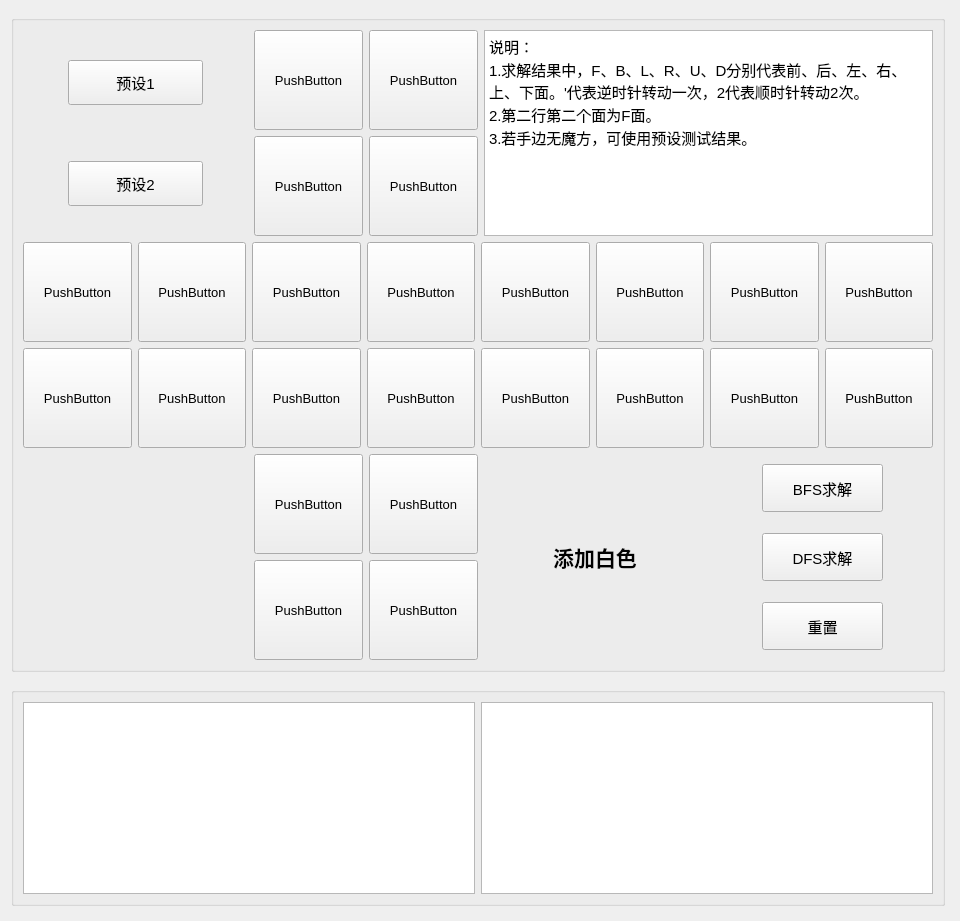
<?xml version="1.0" encoding="UTF-8"?>
<ui version="4.0">
 <class>Form</class>
 <widget class="QWidget" name="Form">
  <property name="geometry">
   <rect>
    <x>0</x>
    <y>0</y>
    <width>960</width>
    <height>921</height>
   </rect>
  </property>
  <property name="sizePolicy">
   <sizepolicy hsizetype="Fixed" vsizetype="Fixed">
    <horstretch>0</horstretch>
    <verstretch>0</verstretch>
   </sizepolicy>
  </property>
  <property name="minimumSize">
   <size>
    <width>960</width>
    <height>921</height>
   </size>
  </property>
  <property name="maximumSize">
   <size>
    <width>960</width>
    <height>921</height>
   </size>
  </property>
  <property name="baseSize">
   <size>
    <width>960</width>
    <height>921</height>
   </size>
  </property>
  <property name="font">
   <font>
    <pointsize>10</pointsize>
   </font>
  </property>
  <property name="cursor">
   <cursorShape>ArrowCursor</cursorShape>
  </property>
  <property name="windowTitle">
   <string>二阶魔方求解器</string>
  </property>
  <property name="styleSheet">
   <string notr="true"/>
  </property>
  <layout class="QVBoxLayout" name="verticalLayout_3" stretch="3,1">
   <property name="spacing">
    <number>15</number>
   </property>
   <property name="topMargin">
    <number>15</number>
   </property>
   <property name="rightMargin">
    <number>15</number>
   </property>
   <property name="bottomMargin">
    <number>15</number>
   </property>
   <item>
    <widget class="QGroupBox" name="groupBox">
     <property name="font">
      <font>
       <pointsize>10</pointsize>
      </font>
     </property>
     <property name="styleSheet">
      <string notr="true"/>
     </property>
     <property name="title">
      <string/>
     </property>
     <layout class="QVBoxLayout" name="verticalLayout">
      <item>
       <layout class="QHBoxLayout" name="horizontalLayout" stretch="1,1,2">
        <item>
         <layout class="QVBoxLayout" name="verticalLayout_4">
          <property name="leftMargin">
           <number>45</number>
          </property>
          <property name="topMargin">
           <number>30</number>
          </property>
          <property name="rightMargin">
           <number>45</number>
          </property>
          <property name="bottomMargin">
           <number>30</number>
          </property>
          <item>
           <widget class="QPushButton" name="preSet_button_2">
            <property name="sizePolicy">
             <sizepolicy hsizetype="Preferred" vsizetype="Preferred">
              <horstretch>0</horstretch>
              <verstretch>0</verstretch>
             </sizepolicy>
            </property>
            <property name="font">
             <font>
              <pointsize>11</pointsize>
             </font>
            </property>
            <property name="cursor">
             <cursorShape>PointingHandCursor</cursorShape>
            </property>
            <property name="styleSheet">
             <string notr="true"/>
            </property>
            <property name="text">
             <string>预设1</string>
            </property>
           </widget>
          </item>
          <item>
           <spacer name="verticalSpacer_3">
            <property name="orientation">
             <enum>Qt::Vertical</enum>
            </property>
            <property name="sizeType">
             <enum>QSizePolicy::Fixed</enum>
            </property>
            <property name="sizeHint" stdset="0">
             <size>
              <width>20</width>
              <height>50</height>
             </size>
            </property>
           </spacer>
          </item>
          <item>
           <widget class="QPushButton" name="preSet_button_1">
            <property name="sizePolicy">
             <sizepolicy hsizetype="Preferred" vsizetype="Preferred">
              <horstretch>0</horstretch>
              <verstretch>0</verstretch>
             </sizepolicy>
            </property>
            <property name="font">
             <font>
              <pointsize>11</pointsize>
             </font>
            </property>
            <property name="cursor">
             <cursorShape>PointingHandCursor</cursorShape>
            </property>
            <property name="text">
             <string>预设2</string>
            </property>
           </widget>
          </item>
         </layout>
        </item>
        <item>
         <layout class="QGridLayout" name="gridLayout" rowstretch="1,1" columnstretch="1,1">
          <item row="0" column="0">
           <widget class="QPushButton" name="button_0">
            <property name="sizePolicy">
             <sizepolicy hsizetype="Expanding" vsizetype="Expanding">
              <horstretch>0</horstretch>
              <verstretch>0</verstretch>
             </sizepolicy>
            </property>
            <property name="cursor">
             <cursorShape>PointingHandCursor</cursorShape>
            </property>
            <property name="text">
             <string>PushButton</string>
            </property>
            <property name="autoDefault">
             <bool>false</bool>
            </property>
           </widget>
          </item>
          <item row="0" column="1">
           <widget class="QPushButton" name="button_1">
            <property name="sizePolicy">
             <sizepolicy hsizetype="Expanding" vsizetype="Expanding">
              <horstretch>0</horstretch>
              <verstretch>0</verstretch>
             </sizepolicy>
            </property>
            <property name="cursor">
             <cursorShape>PointingHandCursor</cursorShape>
            </property>
            <property name="styleSheet">
             <string notr="true"/>
            </property>
            <property name="text">
             <string>PushButton</string>
            </property>
            <property name="autoDefault">
             <bool>false</bool>
            </property>
           </widget>
          </item>
          <item row="1" column="0">
           <widget class="QPushButton" name="button_2">
            <property name="sizePolicy">
             <sizepolicy hsizetype="Expanding" vsizetype="Expanding">
              <horstretch>0</horstretch>
              <verstretch>0</verstretch>
             </sizepolicy>
            </property>
            <property name="cursor">
             <cursorShape>PointingHandCursor</cursorShape>
            </property>
            <property name="text">
             <string>PushButton</string>
            </property>
            <property name="autoDefault">
             <bool>false</bool>
            </property>
           </widget>
          </item>
          <item row="1" column="1">
           <widget class="QPushButton" name="button_3">
            <property name="sizePolicy">
             <sizepolicy hsizetype="Expanding" vsizetype="Expanding">
              <horstretch>0</horstretch>
              <verstretch>0</verstretch>
             </sizepolicy>
            </property>
            <property name="cursor">
             <cursorShape>PointingHandCursor</cursorShape>
            </property>
            <property name="text">
             <string>PushButton</string>
            </property>
            <property name="autoDefault">
             <bool>false</bool>
            </property>
           </widget>
          </item>
         </layout>
        </item>
        <item>
         <widget class="QTextEdit" name="textEdit">
          <property name="readOnly">
           <bool>true</bool>
          </property>
          <property name="html">
           <string>&lt;!DOCTYPE HTML PUBLIC &quot;-//W3C//DTD HTML 4.0//EN&quot; &quot;http://www.w3.org/TR/REC-html40/strict.dtd&quot;&gt;
&lt;html&gt;&lt;head&gt;&lt;meta name=&quot;qrichtext&quot; content=&quot;1&quot; /&gt;&lt;meta charset=&quot;utf-8&quot; /&gt;&lt;style type=&quot;text/css&quot;&gt;
p, li { white-space: pre-wrap; }
hr { height: 1px; border-width: 0; }
li.unchecked::marker { content: &quot;\2610&quot;; }
li.checked::marker { content: &quot;\2612&quot;; }
&lt;/style&gt;&lt;/head&gt;&lt;body style=&quot; font-family:'Sans Serif'; font-size:10pt; font-weight:400; font-style:normal;&quot;&gt;
&lt;p style=&quot; margin-top:0px; margin-bottom:0px; margin-left:0px; margin-right:0px; -qt-block-indent:0; text-indent:0px;&quot;&gt;&lt;span style=&quot; font-family:'Microsoft YaHei UI'; font-size:11pt;&quot;&gt;说明：&lt;/span&gt;&lt;/p&gt;
&lt;p style=&quot; margin-top:0px; margin-bottom:0px; margin-left:0px; margin-right:0px; -qt-block-indent:0; text-indent:0px;&quot;&gt;&lt;span style=&quot; font-family:'Microsoft YaHei UI'; font-size:11pt;&quot;&gt;1.求解结果中，F、B、L、R、U、D分别代表前、后、左、右、上、下面。'代表逆时针转动一次，2代表顺时针转动2次。&lt;/span&gt;&lt;/p&gt;
&lt;p style=&quot; margin-top:0px; margin-bottom:0px; margin-left:0px; margin-right:0px; -qt-block-indent:0; text-indent:0px;&quot;&gt;&lt;span style=&quot; font-family:'Microsoft YaHei UI'; font-size:11pt;&quot;&gt;2.第二行第二个面为F面。&lt;/span&gt;&lt;/p&gt;
&lt;p style=&quot; margin-top:0px; margin-bottom:0px; margin-left:0px; margin-right:0px; -qt-block-indent:0; text-indent:0px;&quot;&gt;&lt;span style=&quot; font-family:'Microsoft YaHei UI'; font-size:11pt;&quot;&gt;3.若手边无魔方，可使用预设测试结果。&lt;/span&gt;&lt;/p&gt;&lt;/body&gt;&lt;/html&gt;</string>
          </property>
         </widget>
        </item>
       </layout>
      </item>
      <item>
       <layout class="QHBoxLayout" name="horizontalLayout_2" stretch="1,1,1,1">
        <item>
         <layout class="QGridLayout" name="gridLayout_2" rowstretch="1,1" columnstretch="1,1">
          <item row="0" column="0">
           <widget class="QPushButton" name="button_16">
            <property name="sizePolicy">
             <sizepolicy hsizetype="Expanding" vsizetype="Expanding">
              <horstretch>0</horstretch>
              <verstretch>0</verstretch>
             </sizepolicy>
            </property>
            <property name="cursor">
             <cursorShape>PointingHandCursor</cursorShape>
            </property>
            <property name="text">
             <string>PushButton</string>
            </property>
            <property name="autoDefault">
             <bool>false</bool>
            </property>
           </widget>
          </item>
          <item row="0" column="1">
           <widget class="QPushButton" name="button_17">
            <property name="sizePolicy">
             <sizepolicy hsizetype="Expanding" vsizetype="Expanding">
              <horstretch>0</horstretch>
              <verstretch>0</verstretch>
             </sizepolicy>
            </property>
            <property name="cursor">
             <cursorShape>PointingHandCursor</cursorShape>
            </property>
            <property name="text">
             <string>PushButton</string>
            </property>
            <property name="autoDefault">
             <bool>false</bool>
            </property>
           </widget>
          </item>
          <item row="1" column="0">
           <widget class="QPushButton" name="button_18">
            <property name="sizePolicy">
             <sizepolicy hsizetype="Expanding" vsizetype="Expanding">
              <horstretch>0</horstretch>
              <verstretch>0</verstretch>
             </sizepolicy>
            </property>
            <property name="cursor">
             <cursorShape>PointingHandCursor</cursorShape>
            </property>
            <property name="text">
             <string>PushButton</string>
            </property>
            <property name="autoDefault">
             <bool>false</bool>
            </property>
           </widget>
          </item>
          <item row="1" column="1">
           <widget class="QPushButton" name="button_19">
            <property name="sizePolicy">
             <sizepolicy hsizetype="Expanding" vsizetype="Expanding">
              <horstretch>0</horstretch>
              <verstretch>0</verstretch>
             </sizepolicy>
            </property>
            <property name="cursor">
             <cursorShape>PointingHandCursor</cursorShape>
            </property>
            <property name="text">
             <string>PushButton</string>
            </property>
            <property name="autoDefault">
             <bool>false</bool>
            </property>
           </widget>
          </item>
         </layout>
        </item>
        <item>
         <layout class="QGridLayout" name="gridLayout_3" rowstretch="1,1" columnstretch="1,1">
          <property name="spacing">
           <number>6</number>
          </property>
          <item row="0" column="1">
           <widget class="QPushButton" name="button_5">
            <property name="sizePolicy">
             <sizepolicy hsizetype="Expanding" vsizetype="Expanding">
              <horstretch>0</horstretch>
              <verstretch>0</verstretch>
             </sizepolicy>
            </property>
            <property name="cursor">
             <cursorShape>PointingHandCursor</cursorShape>
            </property>
            <property name="text">
             <string>PushButton</string>
            </property>
            <property name="autoDefault">
             <bool>false</bool>
            </property>
           </widget>
          </item>
          <item row="0" column="0">
           <widget class="QPushButton" name="button_4">
            <property name="sizePolicy">
             <sizepolicy hsizetype="Expanding" vsizetype="Expanding">
              <horstretch>0</horstretch>
              <verstretch>0</verstretch>
             </sizepolicy>
            </property>
            <property name="cursor">
             <cursorShape>PointingHandCursor</cursorShape>
            </property>
            <property name="text">
             <string>PushButton</string>
            </property>
            <property name="autoDefault">
             <bool>false</bool>
            </property>
           </widget>
          </item>
          <item row="1" column="1">
           <widget class="QPushButton" name="button_7">
            <property name="sizePolicy">
             <sizepolicy hsizetype="Expanding" vsizetype="Expanding">
              <horstretch>0</horstretch>
              <verstretch>0</verstretch>
             </sizepolicy>
            </property>
            <property name="cursor">
             <cursorShape>PointingHandCursor</cursorShape>
            </property>
            <property name="text">
             <string>PushButton</string>
            </property>
            <property name="autoDefault">
             <bool>false</bool>
            </property>
           </widget>
          </item>
          <item row="1" column="0">
           <widget class="QPushButton" name="button_6">
            <property name="sizePolicy">
             <sizepolicy hsizetype="Expanding" vsizetype="Expanding">
              <horstretch>0</horstretch>
              <verstretch>0</verstretch>
             </sizepolicy>
            </property>
            <property name="cursor">
             <cursorShape>PointingHandCursor</cursorShape>
            </property>
            <property name="text">
             <string>PushButton</string>
            </property>
            <property name="autoDefault">
             <bool>false</bool>
            </property>
           </widget>
          </item>
         </layout>
        </item>
        <item>
         <layout class="QGridLayout" name="gridLayout_4" rowstretch="1,1" columnstretch="1,1">
          <item row="0" column="0">
           <widget class="QPushButton" name="button_8">
            <property name="sizePolicy">
             <sizepolicy hsizetype="Expanding" vsizetype="Expanding">
              <horstretch>0</horstretch>
              <verstretch>0</verstretch>
             </sizepolicy>
            </property>
            <property name="cursor">
             <cursorShape>PointingHandCursor</cursorShape>
            </property>
            <property name="text">
             <string>PushButton</string>
            </property>
            <property name="autoDefault">
             <bool>false</bool>
            </property>
           </widget>
          </item>
          <item row="0" column="1">
           <widget class="QPushButton" name="button_9">
            <property name="sizePolicy">
             <sizepolicy hsizetype="Expanding" vsizetype="Expanding">
              <horstretch>0</horstretch>
              <verstretch>0</verstretch>
             </sizepolicy>
            </property>
            <property name="cursor">
             <cursorShape>PointingHandCursor</cursorShape>
            </property>
            <property name="contextMenuPolicy">
             <enum>Qt::DefaultContextMenu</enum>
            </property>
            <property name="text">
             <string>PushButton</string>
            </property>
            <property name="autoDefault">
             <bool>false</bool>
            </property>
           </widget>
          </item>
          <item row="1" column="0">
           <widget class="QPushButton" name="button_10">
            <property name="sizePolicy">
             <sizepolicy hsizetype="Expanding" vsizetype="Expanding">
              <horstretch>0</horstretch>
              <verstretch>0</verstretch>
             </sizepolicy>
            </property>
            <property name="cursor">
             <cursorShape>PointingHandCursor</cursorShape>
            </property>
            <property name="styleSheet">
             <string notr="true"/>
            </property>
            <property name="text">
             <string>PushButton</string>
            </property>
            <property name="autoDefault">
             <bool>false</bool>
            </property>
           </widget>
          </item>
          <item row="1" column="1">
           <widget class="QPushButton" name="button_11">
            <property name="sizePolicy">
             <sizepolicy hsizetype="Expanding" vsizetype="Expanding">
              <horstretch>0</horstretch>
              <verstretch>0</verstretch>
             </sizepolicy>
            </property>
            <property name="cursor">
             <cursorShape>PointingHandCursor</cursorShape>
            </property>
            <property name="styleSheet">
             <string notr="true"/>
            </property>
            <property name="text">
             <string>PushButton</string>
            </property>
            <property name="autoDefault">
             <bool>false</bool>
            </property>
           </widget>
          </item>
         </layout>
        </item>
        <item>
         <layout class="QGridLayout" name="gridLayout_5" rowstretch="1,1" columnstretch="1,1">
          <item row="0" column="0">
           <widget class="QPushButton" name="button_12">
            <property name="sizePolicy">
             <sizepolicy hsizetype="Expanding" vsizetype="Expanding">
              <horstretch>0</horstretch>
              <verstretch>0</verstretch>
             </sizepolicy>
            </property>
            <property name="cursor">
             <cursorShape>PointingHandCursor</cursorShape>
            </property>
            <property name="text">
             <string>PushButton</string>
            </property>
            <property name="autoDefault">
             <bool>false</bool>
            </property>
           </widget>
          </item>
          <item row="0" column="1">
           <widget class="QPushButton" name="button_13">
            <property name="sizePolicy">
             <sizepolicy hsizetype="Expanding" vsizetype="Expanding">
              <horstretch>0</horstretch>
              <verstretch>0</verstretch>
             </sizepolicy>
            </property>
            <property name="cursor">
             <cursorShape>PointingHandCursor</cursorShape>
            </property>
            <property name="text">
             <string>PushButton</string>
            </property>
            <property name="autoDefault">
             <bool>false</bool>
            </property>
           </widget>
          </item>
          <item row="1" column="0">
           <widget class="QPushButton" name="button_14">
            <property name="sizePolicy">
             <sizepolicy hsizetype="Expanding" vsizetype="Expanding">
              <horstretch>0</horstretch>
              <verstretch>0</verstretch>
             </sizepolicy>
            </property>
            <property name="cursor">
             <cursorShape>PointingHandCursor</cursorShape>
            </property>
            <property name="text">
             <string>PushButton</string>
            </property>
            <property name="autoDefault">
             <bool>false</bool>
            </property>
           </widget>
          </item>
          <item row="1" column="1">
           <widget class="QPushButton" name="button_15">
            <property name="sizePolicy">
             <sizepolicy hsizetype="Expanding" vsizetype="Expanding">
              <horstretch>0</horstretch>
              <verstretch>0</verstretch>
             </sizepolicy>
            </property>
            <property name="cursor">
             <cursorShape>PointingHandCursor</cursorShape>
            </property>
            <property name="text">
             <string>PushButton</string>
            </property>
            <property name="autoDefault">
             <bool>false</bool>
            </property>
           </widget>
          </item>
         </layout>
        </item>
       </layout>
      </item>
      <item>
       <layout class="QHBoxLayout" name="horizontalLayout_4" stretch="1,1,2">
        <item>
         <widget class="QLabel" name="label_3">
          <property name="text">
           <string/>
          </property>
         </widget>
        </item>
        <item>
         <layout class="QGridLayout" name="gridLayout_6" rowstretch="1,1" columnstretch="1,1">
          <item row="0" column="0">
           <widget class="QPushButton" name="button_20">
            <property name="sizePolicy">
             <sizepolicy hsizetype="Expanding" vsizetype="Expanding">
              <horstretch>0</horstretch>
              <verstretch>0</verstretch>
             </sizepolicy>
            </property>
            <property name="cursor">
             <cursorShape>PointingHandCursor</cursorShape>
            </property>
            <property name="text">
             <string>PushButton</string>
            </property>
            <property name="autoDefault">
             <bool>false</bool>
            </property>
           </widget>
          </item>
          <item row="0" column="1">
           <widget class="QPushButton" name="button_21">
            <property name="sizePolicy">
             <sizepolicy hsizetype="Expanding" vsizetype="Expanding">
              <horstretch>0</horstretch>
              <verstretch>0</verstretch>
             </sizepolicy>
            </property>
            <property name="cursor">
             <cursorShape>PointingHandCursor</cursorShape>
            </property>
            <property name="text">
             <string>PushButton</string>
            </property>
            <property name="autoDefault">
             <bool>false</bool>
            </property>
           </widget>
          </item>
          <item row="1" column="0">
           <widget class="QPushButton" name="button_22">
            <property name="sizePolicy">
             <sizepolicy hsizetype="Expanding" vsizetype="Expanding">
              <horstretch>0</horstretch>
              <verstretch>0</verstretch>
             </sizepolicy>
            </property>
            <property name="cursor">
             <cursorShape>PointingHandCursor</cursorShape>
            </property>
            <property name="text">
             <string>PushButton</string>
            </property>
            <property name="autoDefault">
             <bool>false</bool>
            </property>
           </widget>
          </item>
          <item row="1" column="1">
           <widget class="QPushButton" name="button_23">
            <property name="sizePolicy">
             <sizepolicy hsizetype="Expanding" vsizetype="Expanding">
              <horstretch>0</horstretch>
              <verstretch>0</verstretch>
             </sizepolicy>
            </property>
            <property name="cursor">
             <cursorShape>PointingHandCursor</cursorShape>
            </property>
            <property name="text">
             <string>PushButton</string>
            </property>
            <property name="autoDefault">
             <bool>false</bool>
            </property>
           </widget>
          </item>
         </layout>
        </item>
        <item>
         <layout class="QHBoxLayout" name="horizontalLayout_3">
          <item>
           <widget class="QLabel" name="hint_label">
            <property name="font">
             <font>
              <family>微软雅黑</family>
              <pointsize>16</pointsize>
              <bold>true</bold>
              <underline>false</underline>
              <stylestrategy>PreferDefault</stylestrategy>
              <hintingpreference>PreferDefaultHinting</hintingpreference>
             </font>
            </property>
            <property name="text">
             <string>添加白色</string>
            </property>
            <property name="alignment">
             <set>Qt::AlignCenter</set>
            </property>
           </widget>
          </item>
          <item>
           <layout class="QVBoxLayout" name="verticalLayout_2">
            <property name="leftMargin">
             <number>50</number>
            </property>
            <property name="topMargin">
             <number>10</number>
            </property>
            <property name="rightMargin">
             <number>50</number>
            </property>
            <property name="bottomMargin">
             <number>10</number>
            </property>
            <item>
             <widget class="QPushButton" name="bfs_solve_button">
              <property name="sizePolicy">
               <sizepolicy hsizetype="Minimum" vsizetype="Preferred">
                <horstretch>0</horstretch>
                <verstretch>0</verstretch>
               </sizepolicy>
              </property>
              <property name="baseSize">
               <size>
                <width>30</width>
                <height>10</height>
               </size>
              </property>
              <property name="font">
               <font>
                <family>Microsoft YaHei UI</family>
                <pointsize>11</pointsize>
               </font>
              </property>
              <property name="cursor">
               <cursorShape>PointingHandCursor</cursorShape>
              </property>
              <property name="styleSheet">
               <string notr="true"/>
              </property>
              <property name="text">
               <string>BFS求解</string>
              </property>
             </widget>
            </item>
            <item>
             <spacer name="verticalSpacer">
              <property name="orientation">
               <enum>Qt::Vertical</enum>
              </property>
              <property name="sizeType">
               <enum>QSizePolicy::Minimum</enum>
              </property>
              <property name="sizeHint" stdset="0">
               <size>
                <width>20</width>
                <height>15</height>
               </size>
              </property>
             </spacer>
            </item>
            <item>
             <widget class="QPushButton" name="dfs_solve_button">
              <property name="sizePolicy">
               <sizepolicy hsizetype="Minimum" vsizetype="Preferred">
                <horstretch>0</horstretch>
                <verstretch>0</verstretch>
               </sizepolicy>
              </property>
              <property name="baseSize">
               <size>
                <width>10</width>
                <height>10</height>
               </size>
              </property>
              <property name="font">
               <font>
                <family>Microsoft YaHei UI</family>
                <pointsize>11</pointsize>
               </font>
              </property>
              <property name="cursor">
               <cursorShape>PointingHandCursor</cursorShape>
              </property>
              <property name="styleSheet">
               <string notr="true"/>
              </property>
              <property name="text">
               <string>DFS求解</string>
              </property>
             </widget>
            </item>
            <item>
             <spacer name="verticalSpacer_2">
              <property name="orientation">
               <enum>Qt::Vertical</enum>
              </property>
              <property name="sizeType">
               <enum>QSizePolicy::Minimum</enum>
              </property>
              <property name="sizeHint" stdset="0">
               <size>
                <width>20</width>
                <height>15</height>
               </size>
              </property>
             </spacer>
            </item>
            <item>
             <widget class="QPushButton" name="reset_button">
              <property name="sizePolicy">
               <sizepolicy hsizetype="Minimum" vsizetype="Preferred">
                <horstretch>0</horstretch>
                <verstretch>0</verstretch>
               </sizepolicy>
              </property>
              <property name="baseSize">
               <size>
                <width>0</width>
                <height>10</height>
               </size>
              </property>
              <property name="font">
               <font>
                <family>Microsoft YaHei UI</family>
                <pointsize>11</pointsize>
                <bold>false</bold>
               </font>
              </property>
              <property name="cursor">
               <cursorShape>PointingHandCursor</cursorShape>
              </property>
              <property name="styleSheet">
               <string notr="true"/>
              </property>
              <property name="text">
               <string>重置</string>
              </property>
             </widget>
            </item>
           </layout>
          </item>
         </layout>
        </item>
       </layout>
      </item>
     </layout>
    </widget>
   </item>
   <item>
    <widget class="QGroupBox" name="groupBox_2">
     <property name="font">
      <font>
       <pointsize>10</pointsize>
       <italic>false</italic>
       <bold>false</bold>
      </font>
     </property>
     <property name="styleSheet">
      <string notr="true"/>
     </property>
     <property name="title">
      <string/>
     </property>
     <layout class="QHBoxLayout" name="horizontalLayout_5">
      <item>
       <widget class="QTextEdit" name="bfs_result_text">
        <property name="styleSheet">
         <string notr="true"/>
        </property>
        <property name="readOnly">
         <bool>true</bool>
        </property>
       </widget>
      </item>
      <item>
       <widget class="QTextEdit" name="dfs_result_text">
        <property name="readOnly">
         <bool>true</bool>
        </property>
       </widget>
      </item>
     </layout>
    </widget>
   </item>
  </layout>
 </widget>
 <resources/>
 <connections/>
</ui>
